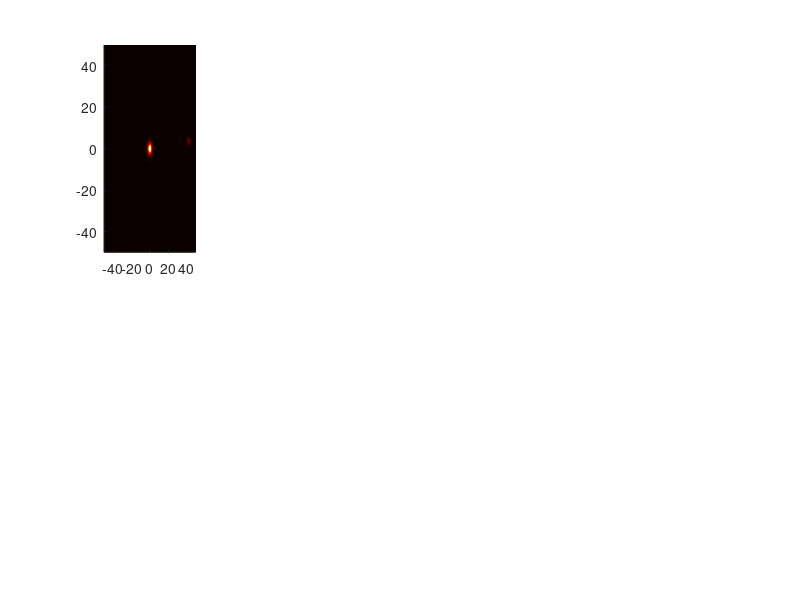

Recreate this plot in MATLAB. (Note: this script raises an error after producing the figure.)
%% INTERAZIONE TOTALE: TRAIETTORIA CURVA + DISTORSIONE CAMPO (10 SUBPLOTS)
clc; clear;

% 1. Setup Griglia
x_vec = linspace(-50, 50, 80);
y_vec = linspace(-50, 50, 80);
[X, Y] = meshgrid(x_vec, y_vec);

% 2. Parametri Fisici Calibrati
m = [0, 5];          % Momento dipolo al centro (0,0)
q_eff = 0.8e+06;        % Carica "gonfiata" per vedere la perturbazione del campo
mass_eff = 1;          % Massa fittizia per rendere visibile la curva
mu0 = 4*pi*1e-7;
dt = 0.15;             % Passo temporale

% Stato iniziale protone
pos = [49, 4];          % Parte da destra, alto
vel = [-5.5, -0.2];    % Velocità iniziale verso sinistra
traj = pos;

% 3. Funzioni di calcolo Campo B
% Funzione Dipolo
calcB_dip = @(x, y) deal(...
    3*x.*y.*m(2) ./ (x.^2 + y.^2 + 1.2).^2.5, ...
    (3*y.^2.*m(2) ./ (x.^2 + y.^2 + 1.2).^2.5 - m(2) ./ (x.^2 + y.^2 + 1.2).^1.5));

% Funzione Campo Protone (Biot-Savart)
calcB_prot = @(px, py, vx, vy, X, Y) deal(...
    -mu0 * q_eff * vx * (Y-py) ./ (4*pi*((X-px).^2 + (Y-py).^2 + 0.8).^1.5), ...
     mu0 * q_eff * vx * (X-px) ./ (4*pi*((X-px).^2 + (Y-py).^2 + 0.8).^1.5));

figure('Color', 'k', 'Position', [50, 50, 1600, 700]);

for i = 1:10
    % --- FISICA DI LORENTZ (Calcolo traiettoria curva) ---
    % Eseguiamo piccoli step per una curva fluida
    for step = 1:8
        [bx_at_p, by_at_p] = calcB_dip(pos(1), pos(2));
        B_local_mag = sqrt(bx_at_p^2 + by_at_p^2);
        
        % Accelerazione di Lorentz (semplificata per piano 2D)
        % F = q * (v x B) -> In 2D genera una forza normale alla velocità
        accel = 0.15 * [vel(2), -vel(1)] * B_local_mag / mass_eff;
        
        vel = vel + accel * dt;
        pos = pos + vel * dt;
        traj = [traj; pos];
    end
    
    % --- CALCOLO CAMPI PER IL PLOT ---
    [Bx_dip, By_dip] = calcB_dip(X, Y);
    [Bx_prot, By_prot] = calcB_prot(pos(1), pos(2), vel(1), vel(2), X, Y);
    
    Bx_tot = Bx_dip + Bx_prot;
    By_tot = By_dip + By_prot;
    B_mag = sqrt(Bx_tot.^2 + By_tot.^2);
    
    % --- DISEGNO SUBPLOT ---
    subplot(2, 5, i); hold on;
    
    % Intensità totale (Mappa di calore)
    contourf(X, Y, B_mag, 35, 'LineColor', 'none');
    colormap(hot); shading interp;
    
    % Linee di forza (Vedi la deflessione e la distorsione simultanea)
    st = streamslice(X, Y, Bx_tot, By_tot, 1.4);
    set(st, 'Color', 'w', 'LineWidth', 0.8);
    
    % Protone e Traiettoria
    plot(traj(:,1), traj(:,2), 'c-', 'LineWidth', 1.5);
    plot(pos(1), pos(2), 'co', 'MarkerFaceColor', 'c', 'MarkerSize', 5);
    
    % Dipolo centrale
    plot(0, 0, 'wo', 'MarkerFaceColor', 'w', 'MarkerSize', 6);
    
    % Estetica
    xlim([-10 10]); ylim([-10 10]);
    clim([0 0.5]); 
    title(['t = ', num2str(i)], 'Color', 'w');
    set(gca, 'Color', 'k', 'XColor', 'w', 'YColor', 'w', 'XTick', [], 'YTick', []);
    axis equal tight;
end

sgtitle('Simulation: Magnetic field deformation by a proton', 'Color', 'w', 'FontSize', 15);
